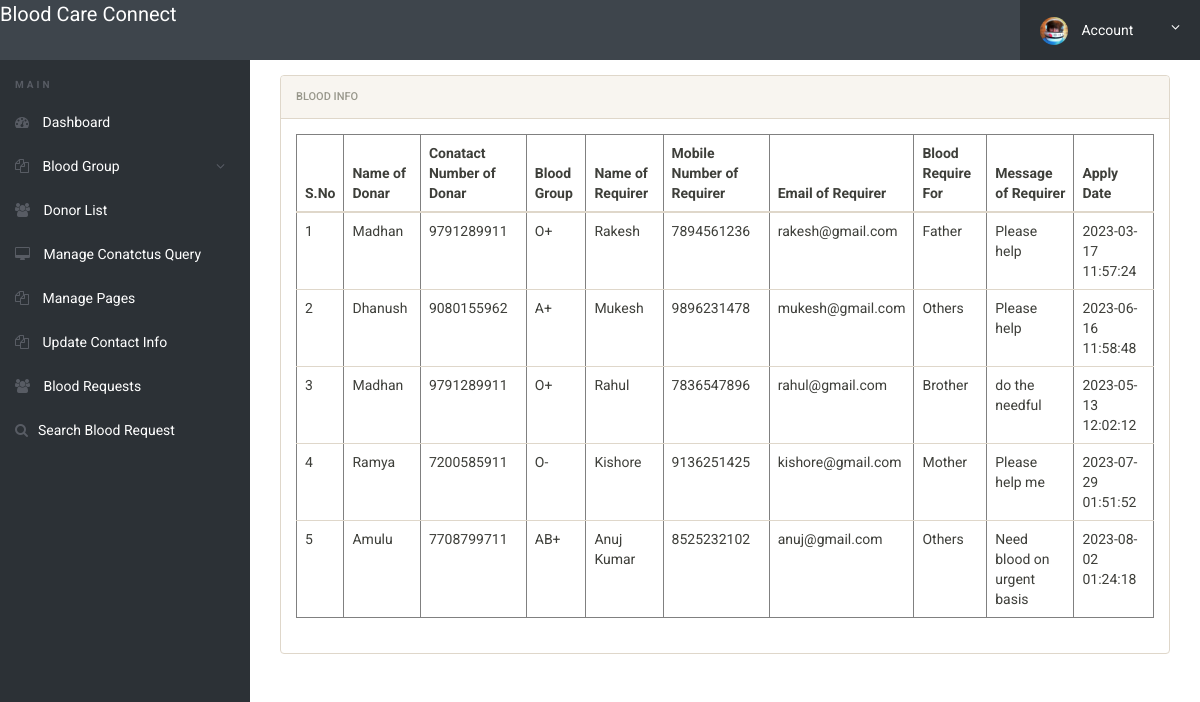
Screenshot of /bbdms/admin/blood-requests.php (signed in) with the database file from the repository.
### tables this page shows
CREATE TABLE `tblbloodrequirer` (
  `ID` int(10) NOT NULL,
  `BloodDonarID` int(10) DEFAULT NULL,
  `name` varchar(250) DEFAULT NULL,
  `EmailId` varchar(250) DEFAULT NULL,
  `ContactNumber` bigint(10) DEFAULT NULL,
  `BloodRequirefor` varchar(250) DEFAULT NULL,
  `Message` mediumtext DEFAULT NULL,
  `ApplyDate` timestamp NULL DEFAULT current_timestamp()
);

CREATE TABLE `tblblooddonars` (
  `id` int(11) NOT NULL,
  `FullName` varchar(100) DEFAULT NULL,
  `MobileNumber` char(11) DEFAULT NULL,
  `EmailId` varchar(100) DEFAULT NULL,
  `Gender` varchar(20) DEFAULT NULL,
  `Age` int(11) DEFAULT NULL,
  `BloodGroup` varchar(20) DEFAULT NULL,
  `Address` varchar(255) DEFAULT NULL,
  `Message` mediumtext DEFAULT NULL,
  `PostingDate` timestamp NOT NULL DEFAULT current_timestamp(),
  `status` int(1) DEFAULT NULL,
  `Password` varchar(250) DEFAULT NULL
);

### bbdms/admin/blood-requests.php (the view, shortened to what this page needs)
<?php
include('includes/config.php');
if(strlen($_SESSION['alogin'])==0)
	{
header('location:index.php');
}
else{
 ?>
<!doctype html>
<html lang="en" class="no-js">
<head>
	<link rel="stylesheet" href="css/font-awesome.min.css">
	<link rel="stylesheet" href="css/bootstrap.min.css">
	<link rel="stylesheet" href="css/dataTables.bootstrap.min.css">
	<link rel="stylesheet" href="css/bootstrap-social.css">
	<link rel="stylesheet" href="css/bootstrap-select.css">
	<link rel="stylesheet" href="css/fileinput.min.css">
	<link rel="stylesheet" href="css/awesome-bootstrap-checkbox.css">
	<link rel="stylesheet" href="css/style.css">
</head>
<body>
	<?php include('includes/header.php');?>
	<div class="ts-main-content">
		<?php include('includes/leftbar.php');?>
		<div class="content-wrapper">
			<div class="container-fluid">
					<div class="col-md-12">
						<div class="panel panel-default">
							<div class="panel-heading">Blood Info</div>
							<div class="panel-body">
								<table border="1" class="table table-responsive">
                                    <thead>
                                         <tr>
                                         	<th>S.No</th>
                                          <th>Name of Donar</th>
                                          <th>Conatact Number of Donar</th>
                                          <th>Blood Group</th>
                                            <th>Name of Requirer</th>
                                            <th>Mobile Number of Requirer</th>
                                            <th>Email of Requirer</th>
                                            <th>Blood Require For</th>
                                            <th>Message of Requirer</th>
                                            <th>Apply Date</th>
                                        </tr>
                                    </thead>
                                    <tbody>
                                        <tr><?php
$sql="SELECT tblbloodrequirer.BloodDonarID,tblbloodrequirer.name,tblbloodrequirer.EmailId,tblbloodrequirer.ContactNumber,tblbloodrequirer.BloodRequirefor,tblbloodrequirer.Message,tblbloodrequirer.ApplyDate,tblblooddonars.id as donid,tblblooddonars.FullName,tblblooddonars.MobileNumber,tblblooddonars.BloodGroup  from  tblbloodrequirer join tblblooddonars on tblblooddonars.id=tblbloodrequirer.BloodDonarID where tblblooddonars.FullName like '%$sdata%' || tblblooddonars.MobileNumber like '%$sdata%'";
$query = $dbh -> prepare($sql);
$query->execute();
$results=$query->fetchAll(PDO::FETCH_OBJ);
$cnt=1;
if($query->rowCount() > 0)
{
foreach($results as $row)
{               ?>
                                            <td><?php echo htmlentities($cnt);?></td>
                                            <td><?php  echo htmlentities($row->FullName);?></td>
                                            <td><?php  echo htmlentities($row->MobileNumber);?></td>
                                            <td><?php  echo htmlentities($row->BloodGroup);?></td>
                                        <td><?php  echo htmlentities($row->name);?></td>
                                             <td><?php  echo htmlentities($row->ContactNumber);?></td>
                                             <td><?php  echo htmlentities($row->EmailId);?></td>
                                          <td><?php  echo htmlentities($row->BloodRequirefor);?></td>
                 <td><?php  echo htmlentities($row->Message);?>
                  </td>
                                            <td>
                                              <?php  echo htmlentities($row->ApplyDate);?>
                                            </td>
                                        </tr>
                                    <?php $cnt=$cnt+1;}} else {?>
                                        <tr>
                                            <th colspan="8" style="color:red;"> No Record found</th>
                                        </tr>
                                    <?php } ?>
                                    </tbody>
                                </table>
							</div>
						</div>
					</div>
				</div>
			</div>
		</div>
</body>
</html>
<?php } ?>

### bbdms/admin/css/style.css (style rules this page uses)
html { font-size: 14px; }
@media only screen and (min-width: 480px) { html { font-size: 17px; } }
@media only screen and (min-width: 768px) { html { font-size: 14px; } }
body { font-size: 1em; }
.panel { overflow: hidden; }
.ts-main-content .content-wrapper { padding-top: 15px; margin-top: 60px; }
@media only screen and (min-width: 992px) { .ts-main-content .content-wrapper { margin-left: 250px; } }

### rows the page displays
tblbloodrequirer: BloodDonarID.FullName "Madhan", BloodDonarID.MobileNumber "9791289911", BloodDonarID.BloodGroup "O+", name "Rakesh", ContactNumber "7894561236", EmailId "rakesh@gmail.com", BloodRequirefor "Father", Message "Please help", ApplyDate "2023-03-17 11:57:24"
tblbloodrequirer: BloodDonarID.FullName "Dhanush", BloodDonarID.MobileNumber "9080155962", BloodDonarID.BloodGroup "A+", name "Mukesh", ContactNumber "9896231478", EmailId "mukesh@gmail.com", BloodRequirefor "Others", Message "Please help", ApplyDate "2023-06-16 11:58:48"
tblbloodrequirer: BloodDonarID.FullName "Madhan", BloodDonarID.MobileNumber "9791289911", BloodDonarID.BloodGroup "O+", name "Rahul", ContactNumber "7836547896", EmailId "rahul@gmail.com", BloodRequirefor "Brother", Message "do the needful", ApplyDate "2023-05-13 12:02:12"
tblbloodrequirer: BloodDonarID.FullName "Ramya", BloodDonarID.MobileNumber "7200585911", BloodDonarID.BloodGroup "O-", name "Kishore", ContactNumber "9136251425", EmailId "kishore@gmail.com", BloodRequirefor "Mother", Message "Please help me", ApplyDate "2023-07-29 01:51:52"
tblbloodrequirer: BloodDonarID.FullName "Amulu", BloodDonarID.MobileNumber "7708799711", BloodDonarID.BloodGroup "AB+", name "Anuj Kumar", ContactNumber "8525232102", EmailId "anuj@gmail.com", BloodRequirefor "Others", Message "Need blood on urgent basis", ApplyDate "2023-08-02 01:24:18"
